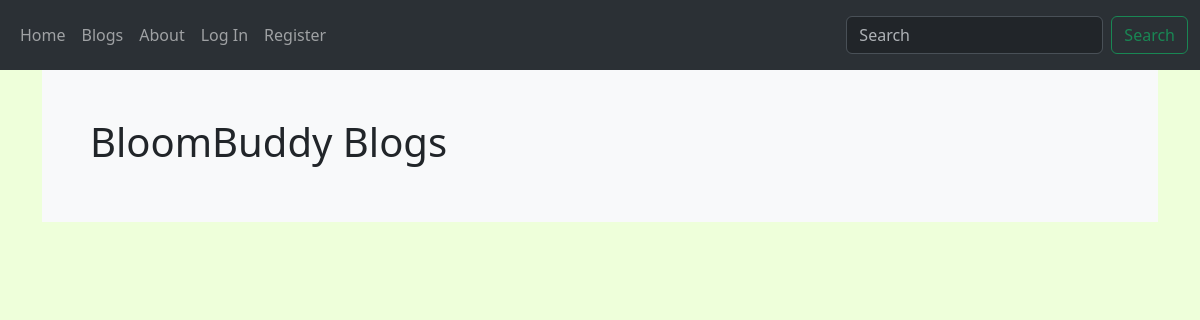
The app's page /blogs, older data.
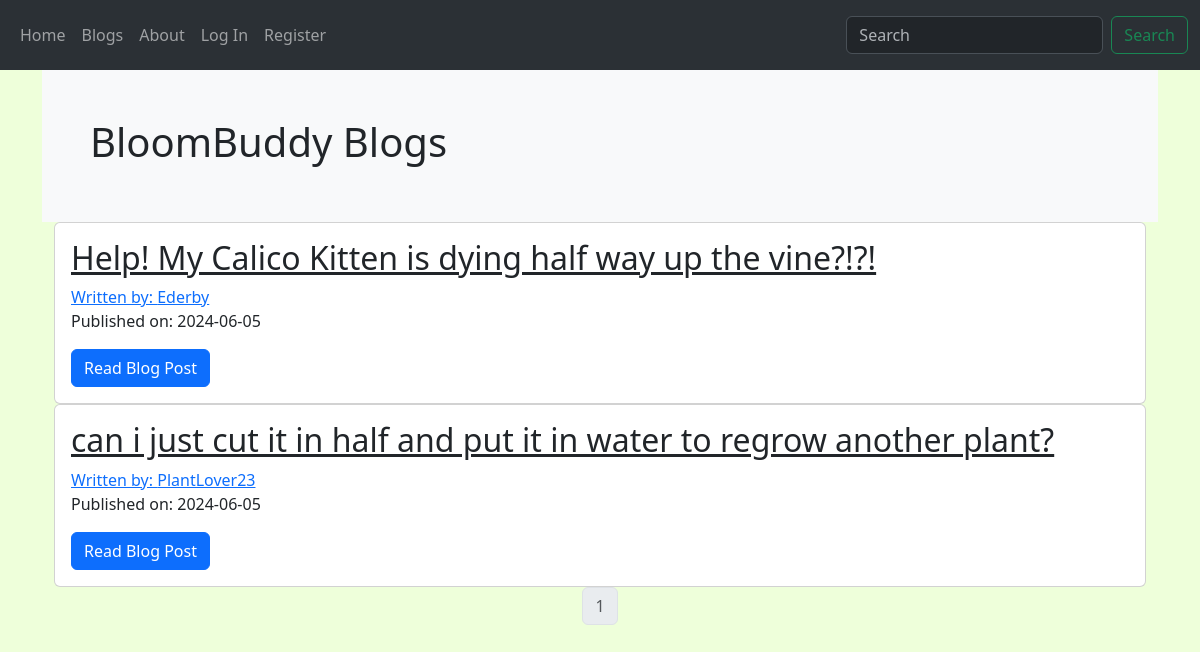
The same page, newer data.
### BloomBuddy/models.py (models this page shows, shortened)
class BlogPost(db.Model):
    __tablename__ = 'blogpost'
    id = db.Column(db.Integer, primary_key=True)
    user_id = db.Column(db.Integer, db.ForeignKey('users.id'), nullable=False)
    date = db.Column(db.DateTime, nullable=False, default=datetime.now(timezone.utc))
    title = db.Column(db.String(140), nullable=False)
    text = db.Column(db.Text, nullable=False)
    comments = db.relationship('Comment', backref='post', lazy='dynamic')

class User(db.Model, UserMixin):
    __tablename__ = 'users'
    id = db.Column(db.Integer, primary_key=True)
    profile_image = db.Column(db.String(64), nullable=False, default='default_profile.png')
    email = db.Column(db.String(64), unique=True, index=True)
    username = db.Column(db.String(64), unique=True, index=True)
    password_hash = db.Column(db.String(128))
    posts = db.relationship('BlogPost', backref='author', lazy=True)

### BloomBuddy/core/views.py (the view)
@core.route('/blogs')
def index():
    page=request.args.get('page', 1, type=int)
    blog_posts=BlogPost.query.order_by(BlogPost.date.desc()).paginate(page=page, per_page=5)
    return render_template('index.html', blog_posts=blog_posts, current_url=request.path)

### BloomBuddy/templates/index.html
{% extends "base.html" %}
{% block content %}
<div class="bg-light p-5">
    <h1>BloomBuddy Blogs</h1>
</div>
<div class ="container">
   {% for post in blog_posts.items[::-1] %}
    <div class="card">
        <div class="card-body">
            <h2><a class="card-title" href="{{url_for('blog_posts.blog_post', blog_post_id=post.id)}}">{{post.title}}</a></h2>
            <a href="{{url_for('users.user_posts', username=post.author.username)}}" >Written by: {{post.author.username}}</a>
            <p>Published on: {{post.date.strftime('%Y-%m-%d')}}</p>
            <a class ="btn btn-primary" href="{{url_for('blog_posts.blog_post', blog_post_id=post.id)}}">Read Blog Post</a>
        </div>
    </div>
    {%endfor%}
</div>
<nav aria-label='Page Navigation example'>
  <ul class="pagination justify-content-center">
    {% for page_num in blog_posts.iter_pages(left_edge=1,right_edge=1,left_current=1,right_current=2)  %}
      {% if blog_posts.page == page_num %}
      <li class='page-item disabled'>
        <a class="page-link" href="{{url_for('core.index',page=page_num)}}">{{page_num}}</a>
      </li>
      {% else %}
      <li class='page-item'>
        <a class="page-link" href="{{url_for('core.index',page=page_num)}}">{{page_num}}</a>
      </li>
      {% endif %}
    {% endfor %}
  </ul>
</nav>
{% endblock %}

### BloomBuddy/templates/base.html (shortened to what this page needs)
<!DOCTYPE html>
<html lang="en" dir="ltr">
  <head>
      <link href="https://cdn.jsdelivr.net/npm/bootstrap@5.3.3/dist/css/bootstrap.min.css" rel="stylesheet">
      <link rel="stylesheet" type="text/css" href="{{ url_for('static', filename='styles.css') }}">
  </head>
  <body>
    <nav class="navbar navbar-expand-lg bg-body-tertiary" data-bs-theme="dark">
  <div class="container-fluid">
    <div class="collapse navbar-collapse" id="navbarNavAltMarkup">
      <div class="navbar-nav">
        <a class="nav-link" aria-current="page" href="{{url_for('core.home')}}">Home</a>
        <a class="nav-link" aria-current="page"  href="{{url_for('core.index')}}">Blogs</a>
        <a class="nav-link" aria-current="page"  href="{{url_for('core.info')}}">About</a>
           {% if current_user.is_authenticated %}
        <a class="nav-link" aria-current="page"  href="{{url_for('users.logout')}}">Log Out</a>
        <a class="nav-link" aria-current="page"  href="{{url_for('users.account')}}">Account</a>
                {% if current_url == '/blogs' %}
                    <a class="nav-link" aria-current="page"  href="{{url_for('blog_posts.create_post')}}">Create Post</a>
                {% endif %}
            {% else %}
        <a class="nav-link" aria-current="page" href="{{url_for('users.login')}}">Log In</a>
        <a class="nav-link" aria-current="page"  href="{{url_for('users.register')}}">Register</a>
            {% endif %}
      </div>
    </div>
              {% if current_url == '/blogs' %}
        <nav class="navbar bg-body-tertiary">
          <div class="ms-auto">
            <form class="d-flex" action="{{url_for('blog_posts.search')}}" role="search" method="get">
              <input class="form-control me-2" type="search" placeholder="Search" aria-label="Search" name="q">
              <button class="btn btn-outline-success" type="submit">Search</button>
            </form>
          </div>
        </nav>
           {% endif %}
  </div>
</nav>
<div class="container">
  {% block content %}
  {% endblock %}
</div>
 </body>
</html>

### BloomBuddy/static/styles.css (style rules this page uses)
body { background-color: #EEFFDA !important; }

Row changes from the older to the newer data that the page shows:
added BlogPost: title "Help! My Calico Kitten is dying half way up the vine?!?!", author.username "Ederby", date "2024-06-05"
added BlogPost: title "can i just cut it in half and put it in water to regrow another plant?", author.username "PlantLover23", date "2024-06-05"
Text that changed along with them:
new list line: "1"
